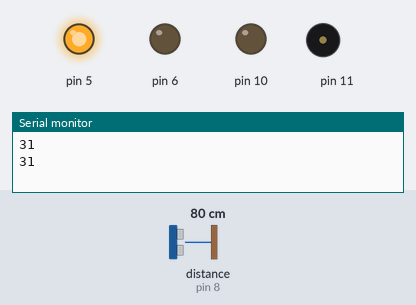
Bench run of a sketch on a simulated Arduino Uno, built with avr-gcc and run on an emulated ATmega328P. On the bench: output pins drawn as LEDs (lit = HIGH), buzzer (waves = sounding), the last lines printed to the serial monitor. Wiring (inferred from the names in the program): ultrasonic range finder: trigger pin 7; echo pin 8. Inputs (shaded band) come from the test bench; at power-on: distance to the obstacle (sensor on pin 8) 80 cm. The echo pulse lasts 58.3 µs per cm; pins used as bus, display or sensor lines are not drawn.

Above: at 1.8 s.
1.9 s: distance to the obstacle (sensor on pin 8) set to 17 cm
4.2 s: distance to the obstacle (sensor on pin 8) set to 14 cm
At 6.6 s:
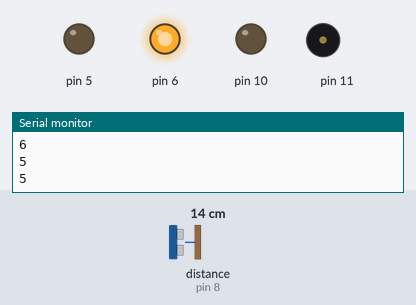
7.5 s: distance to the obstacle (sensor on pin 8) set to 9 cm
10.2 s: distance to the obstacle (sensor on pin 8) set to 6 cm
At 12.6 s:
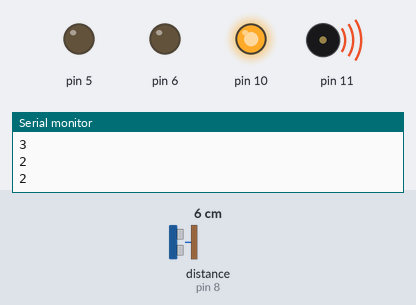
13.5 s: distance to the obstacle (sensor on pin 8) set to 18 cm
At 16.2 s:
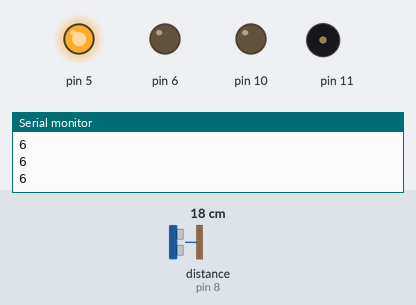
16.5 s: distance to the obstacle (sensor on pin 8) set to 2 cm
At 18.6 s:
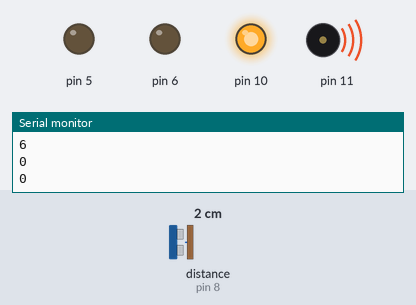
Timing chart, 0 to 20.1 s (numbered marks = the images above; inputs shaded):
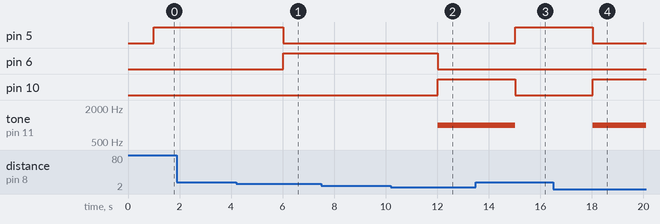

The sketch:

Arduino_project.ino
```cpp
const int trigPin = 7;
const int echoPin = 8;


void setup() {
  // initialize serial communication:
  Serial.begin(9600);
    pinMode(trigPin, OUTPUT);
  pinMode(echoPin, INPUT);
    pinMode(5, OUTPUT);
        pinMode(10, OUTPUT);
                pinMode(6, OUTPUT);
                pinMode(11, OUTPUT);


}

void loop() {

  long duration, inches, cm;


  digitalWrite(trigPin, LOW);
  delayMicroseconds(2);
  digitalWrite(trigPin, HIGH);
  delayMicroseconds(10);
  digitalWrite(trigPin, LOW);

  duration = pulseIn(echoPin, HIGH);

  // convert the time into a distance
  inches = microsecondsToInches(duration);
  cm = microsecondsToCentimeters(duration);
Serial.println(inches);
delay(1000);
if(inches < 3 )
{

    tone(11,1000);

  digitalWrite(5,LOW);
    digitalWrite(10,HIGH);
  digitalWrite(6,LOW);


}
else if(inches <6 && inches > 2){
  digitalWrite(5,LOW);
      digitalWrite(10,LOW);


//     digitalWrite(4,HIGH);
  digitalWrite(6,HIGH);
            noTone(11);

}
else{
digitalWrite(5,HIGH);
      digitalWrite(10,LOW);

//     digitalWrite(4,HIGH);
  digitalWrite(6,LOW);
            noTone(11);

}

}

long microsecondsToInches(long microseconds) {

  return microseconds / 74 / 2;
}

long microsecondsToCentimeters(long microseconds) {

  return microseconds / 29 / 2;
}
```

Measured:
- the behaviour switches between 16 and 15 cm on distance to the obstacle (sensor on pin 8) (found by bisection; images 0 and 1)
- the behaviour switches between 8 and 7 cm on distance to the obstacle (sensor on pin 8) (found by bisection; images 1 and 2)
- after the input at 4.2 s, pin 5: HIGH → LOW after 1.8 s; pin 6: LOW → HIGH after 1.8 s
- after the input at 10.2 s, pin 6: HIGH → LOW after 1.8 s; pin 10: LOW → HIGH after 1.8 s; tone on pin 11: silent → 1000 Hz after 1.8 s
- after the input at 13.5 s, pin 5: LOW → HIGH after 1.5 s; pin 10: HIGH → LOW after 1.5 s; tone on pin 11: 1000 Hz → silent after 1.5 s
- after the input at 16.5 s, pin 5: HIGH → LOW after 1.5 s; pin 10: LOW → HIGH after 1.5 s; tone on pin 11: silent → 1000 Hz after 1.5 s
